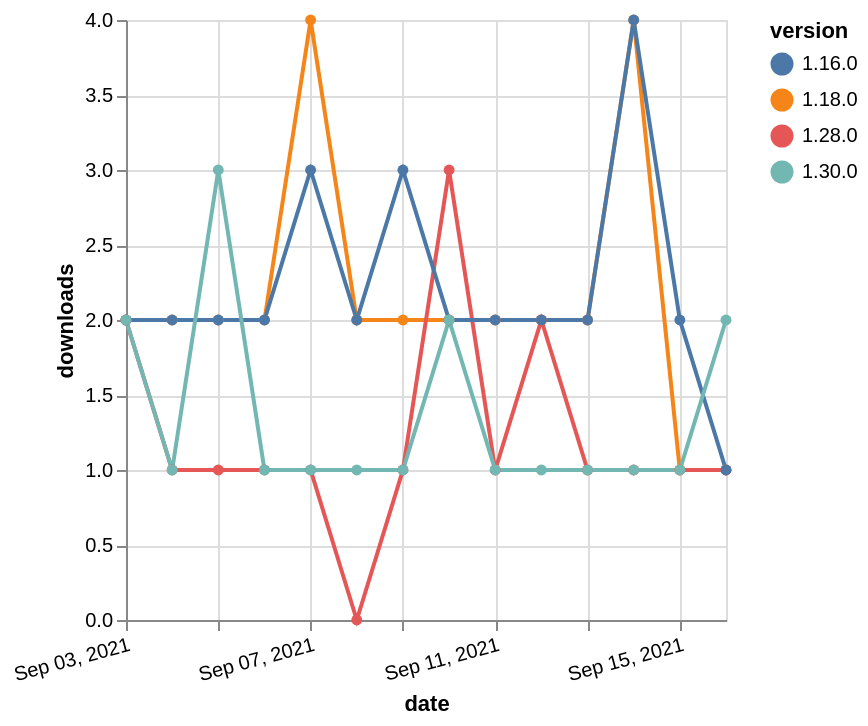

Source (Vega-Lite JSON):
### Vega-Lite specification from a JSON file in a GitHub repository (floating-point values rounded to 4 significant figures)
{"$schema": "https://vega.github.io/schema/vega-lite/v5.json", "description": "A simple bar chart with embedded data.", "data": {"values": [{"date": "2021-09-03", "total": 2418, "delta": 2, "version": "1.18.0"}, {"date": "2021-09-04", "total": 2420, "delta": 2, "version": "1.18.0"}, {"date": "2021-09-05", "total": 2422, "delta": 2, "version": "1.18.0"}, {"date": "2021-09-06", "total": 2424, "delta": 2, "version": "1.18.0"}, {"date": "2021-09-07", "total": 2428, "delta": 4, "version": "1.18.0"}, {"date": "2021-09-08", "total": 2430, "delta": 2, "version": "1.18.0"}, {"date": "2021-09-09", "total": 2432, "delta": 2, "version": "1.18.0"}, {"date": "2021-09-10", "total": 2434, "delta": 2, "version": "1.18.0"}, {"date": "2021-09-11", "total": 2436, "delta": 2, "version": "1.18.0"}, {"date": "2021-09-12", "total": 2438, "delta": 2, "version": "1.18.0"}, {"date": "2021-09-13", "total": 2440, "delta": 2, "version": "1.18.0"}, {"date": "2021-09-14", "total": 2444, "delta": 4, "version": "1.18.0"}, {"date": "2021-09-15", "total": 2445, "delta": 1, "version": "1.18.0"}, {"date": "2021-09-16", "total": 2446, "delta": 1, "version": "1.18.0"}, {"date": "2021-09-03", "total": 204, "delta": 2, "version": "1.28.0"}, {"date": "2021-09-04", "total": 205, "delta": 1, "version": "1.28.0"}, {"date": "2021-09-05", "total": 206, "delta": 1, "version": "1.28.0"}, {"date": "2021-09-06", "total": 207, "delta": 1, "version": "1.28.0"}, {"date": "2021-09-07", "total": 208, "delta": 1, "version": "1.28.0"}, {"date": "2021-09-08", "total": 208, "delta": 0, "version": "1.28.0"}, {"date": "2021-09-09", "total": 209, "delta": 1, "version": "1.28.0"}, {"date": "2021-09-10", "total": 212, "delta": 3, "version": "1.28.0"}, {"date": "2021-09-11", "total": 213, "delta": 1, "version": "1.28.0"}, {"date": "2021-09-12", "total": 215, "delta": 2, "version": "1.28.0"}, {"date": "2021-09-13", "total": 216, "delta": 1, "version": "1.28.0"}, {"date": "2021-09-14", "total": 217, "delta": 1, "version": "1.28.0"}, {"date": "2021-09-15", "total": 218, "delta": 1, "version": "1.28.0"}, {"date": "2021-09-16", "total": 219, "delta": 1, "version": "1.28.0"}, {"date": "2021-09-03", "total": 2353, "delta": 2, "version": "1.16.0"}, {"date": "2021-09-04", "total": 2355, "delta": 2, "version": "1.16.0"}, {"date": "2021-09-05", "total": 2357, "delta": 2, "version": "1.16.0"}, {"date": "2021-09-06", "total": 2359, "delta": 2, "version": "1.16.0"}, {"date": "2021-09-07", "total": 2362, "delta": 3, "version": "1.16.0"}, {"date": "2021-09-08", "total": 2364, "delta": 2, "version": "1.16.0"}, {"date": "2021-09-09", "total": 2367, "delta": 3, "version": "1.16.0"}, {"date": "2021-09-10", "total": 2369, "delta": 2, "version": "1.16.0"}, {"date": "2021-09-11", "total": 2371, "delta": 2, "version": "1.16.0"}, {"date": "2021-09-12", "total": 2373, "delta": 2, "version": "1.16.0"}, {"date": "2021-09-13", "total": 2375, "delta": 2, "version": "1.16.0"}, {"date": "2021-09-14", "total": 2379, "delta": 4, "version": "1.16.0"}, {"date": "2021-09-15", "total": 2381, "delta": 2, "version": "1.16.0"}, {"date": "2021-09-16", "total": 2382, "delta": 1, "version": "1.16.0"}, {"date": "2021-09-03", "total": 119, "delta": 2, "version": "1.30.0"}, {"date": "2021-09-04", "total": 120, "delta": 1, "version": "1.30.0"}, {"date": "2021-09-05", "total": 123, "delta": 3, "version": "1.30.0"}, {"date": "2021-09-06", "total": 124, "delta": 1, "version": "1.30.0"}, {"date": "2021-09-07", "total": 125, "delta": 1, "version": "1.30.0"}, {"date": "2021-09-08", "total": 126, "delta": 1, "version": "1.30.0"}, {"date": "2021-09-09", "total": 127, "delta": 1, "version": "1.30.0"}, {"date": "2021-09-10", "total": 129, "delta": 2, "version": "1.30.0"}, {"date": "2021-09-11", "total": 130, "delta": 1, "version": "1.30.0"}, {"date": "2021-09-12", "total": 131, "delta": 1, "version": "1.30.0"}, {"date": "2021-09-13", "total": 132, "delta": 1, "version": "1.30.0"}, {"date": "2021-09-14", "total": 133, "delta": 1, "version": "1.30.0"}, {"date": "2021-09-15", "total": 134, "delta": 1, "version": "1.30.0"}, {"date": "2021-09-16", "total": 136, "delta": 2, "version": "1.30.0"}]}, "width": "container", "mark": {"type": "line", "point": {"filled": true}}, "encoding": {"x": {"field": "date", "type": "temporal", "timeUnit": "yearmonthdate", "title": "date", "axis": {"labelAngle": -15}}, "y": {"field": "delta", "type": "quantitative", "title": "downloads"}, "color": {"field": "version", "type": "nominal"}, "tooltip": {"field": "delta"}}}
